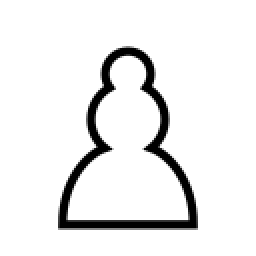
#> input picture pieces/white-pawn.png, 128 x 128 px (shown 2 times larger)
$ python chessViewer.py
#> lines starting #> are read from the running program, lines starting #| are printed output that depends on the picture
### bot2.py
# -*- coding: utf-8 -*-
"""
Created on Sun Dec 10 22:00:27 2023

@author: kugel
"""
import numpy as np
import random
import time

from utils import *

class UndoRecord:
    __slots__ = ['changes', 'whitesMove', 'rkMoved', 'enPas', 'nonPawnCount']

    # [6 lines left out: function __init__, not called in this run]


class chessBoard2:
    # Combinations of moves a knight can make
    knightMoves = [[-2,1], [-1,2], [1,2], [2,1], [2,-1], [1,-2], [-1,-2], [-2,-1]]

    # Piece Values for evaluating a position, same Indexing as above
    pValues = [0,100,300,300,500,900,0,0,100,300,300,500,900,0]
    kingInCheckValue = 50
    doublePawnValue = -50
    attackValue = 10         # The value of attacking a square, should be the same as in the queen weight board
    castelingValue = 100

    # Weight boards for the different pieces
    kingWBE       = [-10,-10,-10,-10,-10,-10,-10,-10,
                   -10,-10,-10,-10,-10,-10,-10,-10,
                   -10,-10,-10,-10,-10,-10,-10,-10,
                   -10,-10,-10,-10,-10,-10,-10,-10,
                   -10,-10,-10,-10,-10,-10,-10,-10,
                   -10,-10,-10,-10,-10,-10,-10,-10,
                    10, 10, 10,-10,-10, 10, 10, 10,
                    20, 30, 20, 10, 10, 20, 30, 20,]

    kingWBL      = [ 0,  0,  0,  0,  0,  0,  0,  0,
                    50, 50, 50, 50, 50, 50, 50, 50,
                    40, 40, 40, 40, 40, 40, 40, 40,
                    30, 30, 30, 30, 30, 30, 30, 30,
                    20, 20, 20, 20, 20, 20, 20, 20,
                    10, 10, 10, 10, 10, 10, 10, 10,
                     0,  0,  0,  0,  0,  0,  0,  0,
                   -10,-10,-10,-10,-10,-10,-10,-10,]

    queenWBE    = [-10,-10,-10,-10,-10,-10,-10,-10,
                   -10,-10,-10,-10,-10,-10,-10,-10,
                   -10,-10,-10,-10,-10,-10,-10,-10,
                   -10,-10,-10,-10,-10,-10,-10,-10,
                   -10,-10,-10,-10,-10,-10,-10,-10,
                   -10,-10,-10,-10,-10,-10,-10,-10,
                     0,  0,  0,  0,  0,  0,  0,  0,
                     0,  0,  0,  0,  0,  0,  0,  0,]
    queenWBE = [item*10 for item in queenWBE]

    rookWBE    =  [-10,-10,-10,-10,-10,-10,-10,-10,
                   -10,-10,-10,-10,-10,-10,-10,-10,
                   -10,-10,-10,-10,-10,-10,-10,-10,
                   -10,-10,-10,-10,-10,-10,-10,-10,
                   -10,-10,-10,-10,-10,-10,-10,-10,
                   -10,-10,-10,-10,-10,-10,-10,-10,
                     0,  0, 10, 10, 10, 10,  0,  0,
                    10, 10, 20, 20, 20, 20, 10, 10,]

    bishKnighWB = [ 0,  0,  0,  0,  0,  0,  0, 0,
                    0,  0,  0,  0,  0,  0,  0, 0,
                    0, 20, 20, 20, 20, 20, 20, 0,
                    0, 20, 20, 20, 20, 20, 20, 0,
                    0, 20, 20, 20, 20, 20, 20, 0,
                    0, 20, 20, 20, 20, 20, 20, 0,
                    0, 10, 10, 10, 10, 10, 10, 0,
                    0, 10, 10, 10, 10, 10, 10, 0,]

    pawnWBE      = [ 0, 0, 0, 0, 0, 0, 0, 0,
                     0, 0, 0, 0, 0, 0, 0, 0,
                     0, 0, 0, 0, 0, 0, 0, 0,
                     0, 0, 0,10,10, 0, 0, 0,
                     0, 0, 0,20,20, 0, 0, 0,
                    20, 0,10,20,20,10, 0,20,
                    20,20,20, 0, 0,20,20,20,
                     0, 0, 0, 0, 0, 0, 0, 0,]

    pawnWBL      = [ 0,  0,  0,  0,  0,  0,  0,  0,
                    50, 50, 50, 50, 50, 50, 50, 50,
                    40, 40, 40, 40, 40, 40, 40, 40,
                    30, 30, 30, 30, 30, 30, 30, 30,
                    20, 20, 20, 20, 20, 20, 20, 20,
                    10, 10, 10, 10, 10, 10, 10, 10,
                     0,  0,  0,  0,  0,  0,  0,  0,
                     0,  0,  0,  0,  0,  0,  0,  0,]

    # Precomputed rank masks for passed-pawn detection
    _RANKS_AHEAD  = [sum(0xFF << (r * 8) for r in range(y + 1, 8)) for y in range(8)]
    _RANKS_BEHIND = [sum(0xFF << (r * 8) for r in range(0, y))     for y in range(8)]
    # Precomputed adjacent-file masks (files x-1, x, x+1) per file
    _FILES_AROUND = [
        sum(0x0101010101010101 << col for col in range(max(0, x - 1), min(8, x + 2)))
        for x in range(8)
    ]
    # Precomputed single-file masks
    _FILE_MASK = [0x0101010101010101 << x for x in range(8)]
    # Passed pawn rank bonus (index = white-perspective rank 0-7)
    _PASSED_BONUS = [0, 0, 0, 10, 20, 35, 60, 100]

    # --- Precomputed attack/ray tables built once at class-load time ---
    # For each square: bitboard of squares that piece type attacks (board-state-independent).
    # For sliding pieces: list of ray index-lists (each ray is a list of board indices in order
    # outward from the piece square, within board bounds — no bounds checking needed in eval loop).
    def _build_attack_tables():
        KN = [0]*64; KG = [0]*64; WP = [0]*64; BP = [0]*64
        kn_off = [(-2,1),(-1,2),(1,2),(2,1),(2,-1),(1,-2),(-1,-2),(-2,-1)]
        for sq in range(64):
            x, y = sq%8, sq//8
            kb = 0
            for dx, dy in kn_off:
                nx, ny = x+dx, y+dy
                if 0<=nx<=7 and 0<=ny<=7: kb |= 1<<(ny*8+nx)
            KN[sq] = kb
            gb = 0
            for dx in (-1,0,1):
                for dy in (-1,0,1):
                    if dx==0 and dy==0: continue
                    nx, ny = x+dx, y+dy
                    if 0<=nx<=7 and 0<=ny<=7: gb |= 1<<(ny*8+nx)
            KG[sq] = gb
            wp = 0
            if y < 7:
                if x > 0: wp |= 1<<((y+1)*8+x-1)
                if x < 7: wp |= 1<<((y+1)*8+x+1)
            WP[sq] = wp
            bp = 0
            if y > 0:
                if x > 0: bp |= 1<<((y-1)*8+x-1)
                if x < 7: bp |= 1<<((y-1)*8+x+1)
            BP[sq] = bp
        RK = [[] for _ in range(64)]; BS = [[] for _ in range(64)]; QN = [[] for _ in range(64)]
        for sq in range(64):
            x, y = sq%8, sq//8
            rr = []
            for dx, dy in ((1,0),(-1,0),(0,1),(0,-1)):
                ray = []; nx, ny = x+dx, y+dy
                while 0<=nx<=7 and 0<=ny<=7:
                    ray.append(ny*8+nx); nx+=dx; ny+=dy
                if ray: rr.append(ray)
            br = []
            for dx, dy in ((1,1),(1,-1),(-1,1),(-1,-1)):
                ray = []; nx, ny = x+dx, y+dy
                while 0<=nx<=7 and 0<=ny<=7:
                    ray.append(ny*8+nx); nx+=dx; ny+=dy
                if ray: br.append(ray)
            RK[sq] = rr; BS[sq] = br; QN[sq] = rr + br
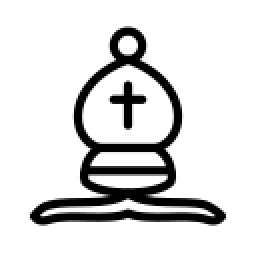
#> input picture pieces/white-bishop.png, 128 x 128 px (shown 2 times larger)
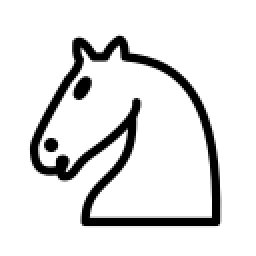
#> input picture pieces/white-knight.png, 128 x 128 px (shown 2 times larger)
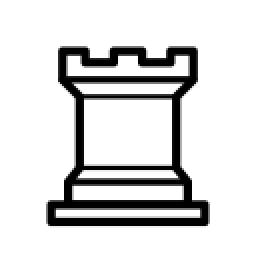
#> input picture pieces/white-rook.png, 128 x 128 px (shown 2 times larger)
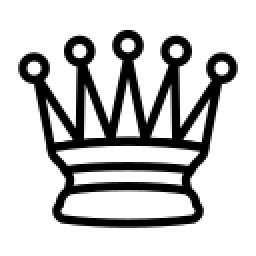
#> input picture pieces/white-queen.png, 128 x 128 px (shown 2 times larger)
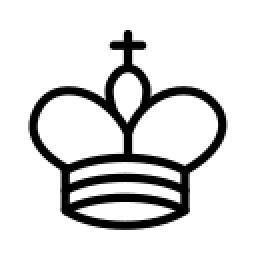
#> input picture pieces/white-king.png, 128 x 128 px (shown 2 times larger)
        return KN, KG, WP, BP, RK, BS, QN
    (_KNIGHT_ATTACKS, _KING_ATTACKS, _WPAWN_ATTACKS, _BPAWN_ATTACKS,
     _ROOK_RAYS, _BISHOP_RAYS, _QUEEN_RAYS) = _build_attack_tables()
    del _build_attack_tables

    # [539 lines left out: functions __init__, evaluatePosition, botMove, getLegalMoves, setupPieces, makeMove and 1 more, not called in this run]

    # Set position to a given chess position, if it is legal
    def getPosition(self):
        return self.board.copy()

    # Returns the best move for a given position, the evaluation after this (negamax)
    # [558 lines left out: functions findBestMove, _quiesce, _recFindBestEval, _movePieces, _saveState, _undoMove and 5 more, not called in this run]

    # MVV-LVA score: captures scored by (10*victim_value - attacker_value), quiet moves score 0
    _MVV_LVA_VALUES = [0, 100, 300, 300, 500, 900, 20000, 0, 100, 300, 300, 500, 900, 20000]

    # [14 lines left out: function _mvvLvaScore, not called in this run]

    # Return a list of moves, sorted by TT move, MVV-LVA captures, killers, and history
    def _sortMoves(self, moves, whitesMove, depth=0, tt_move=None):
        moves.sort(key=lambda m: self._mvvLvaScore(m, depth, tt_move), reverse=True)
        return moves

    def _toString(self, board):
        return bytes(board)

### chessViewer.py
import matplotlib.pyplot as plt
import matplotlib.image as mpimg
import numpy as np

from utils import *
from bot1 import *
from bot2 import *

TIME_LIMIT = 1  # seconds per move


class boardManager:
    Wpawn_img   = mpimg.imread('pieces/white-pawn.png')
    Wbishop_img = mpimg.imread('pieces/white-bishop.png')
    Wknight_img = mpimg.imread('pieces/white-knight.png')
    Wrook_img   = mpimg.imread('pieces/white-rook.png')
    Wqueen_img  = mpimg.imread('pieces/white-queen.png')
    Wking_img   = mpimg.imread('pieces/white-king.png')
#> (the run stopped early here; a loop or call above may not have finished)
